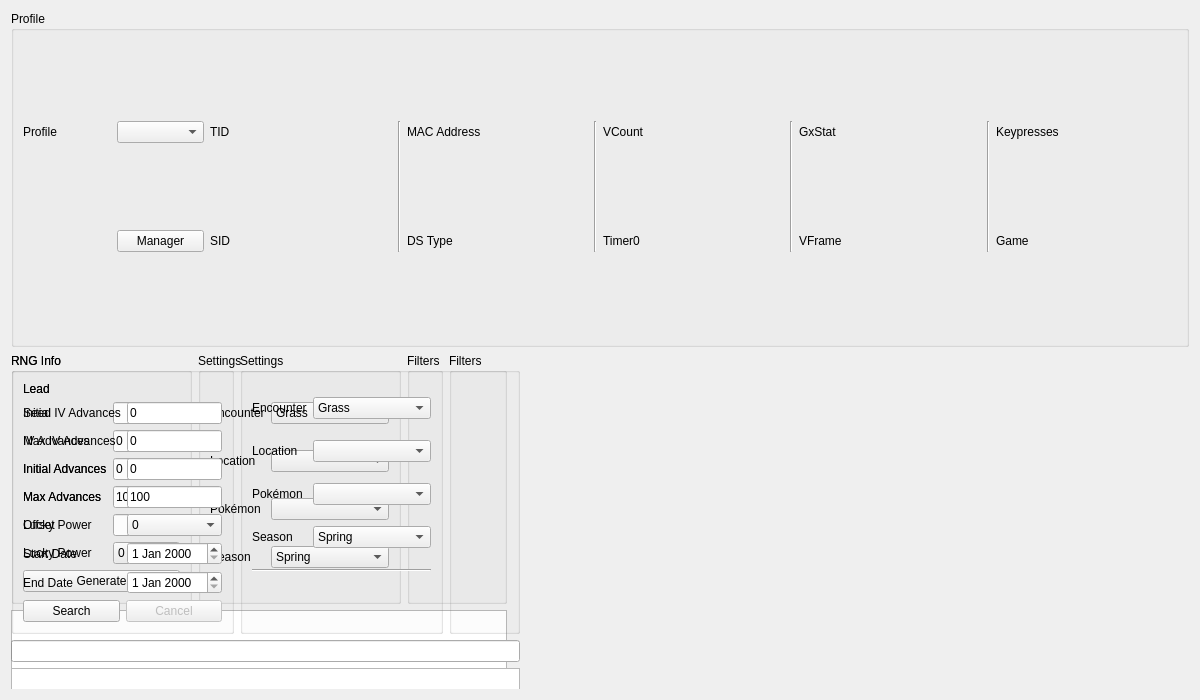
<?xml version="1.0" encoding="UTF-8"?>
<ui version="4.0">
 <class>Wild5</class>
 <widget class="QWidget" name="Wild5">
  <property name="geometry">
   <rect>
    <x>0</x>
    <y>0</y>
    <width>1200</width>
    <height>700</height>
   </rect>
  </property>
  <property name="windowTitle">
   <string>Gen 5 Wild</string>
  </property>
  <layout class="QGridLayout" name="gridLayout_8">
   <item row="0" column="0">
    <widget class="QGroupBox" name="groupBoxProfile">
     <property name="title">
      <string>Profile</string>
     </property>
     <layout class="QGridLayout" name="gridLayout_5">
      <item row="0" column="0">
       <widget class="QLabel" name="labelProfile">
        <property name="text">
         <string>Profile</string>
        </property>
       </widget>
      </item>
      <item row="0" column="1">
       <widget class="QComboBox" name="comboBoxProfiles"/>
      </item>
      <item row="1" column="1">
       <widget class="QPushButton" name="pushButtonProfileManager">
        <property name="text">
         <string>Manager</string>
        </property>
       </widget>
      </item>
      <item row="0" column="2">
       <widget class="QLabel" name="labelProfileTID">
        <property name="text">
         <string>TID</string>
        </property>
       </widget>
      </item>
      <item row="0" column="3">
       <widget class="QLabel" name="labelProfileTIDValue"/>
      </item>
      <item row="1" column="2">
       <widget class="QLabel" name="labelProfileSID">
        <property name="text">
         <string>SID</string>
        </property>
       </widget>
      </item>
      <item row="1" column="3">
       <widget class="QLabel" name="labelProfileSIDValue"/>
      </item>
      <item row="0" column="4" rowspan="2">
       <widget class="Line" name="line_4">
        <property name="orientation">
         <enum>Qt::Orientation::Vertical</enum>
        </property>
       </widget>
      </item>
      <item row="0" column="5">
       <widget class="QLabel" name="labelProfileMACAddress">
        <property name="text">
         <string>MAC Address</string>
        </property>
       </widget>
      </item>
      <item row="0" column="6">
       <widget class="QLabel" name="labelProfileMACAddressValue"/>
      </item>
      <item row="1" column="5">
       <widget class="QLabel" name="labelProfileDSType">
        <property name="text">
         <string>DS Type</string>
        </property>
       </widget>
      </item>
      <item row="1" column="6">
       <widget class="QLabel" name="labelProfileDSTypeValue"/>
      </item>
      <item row="0" column="7" rowspan="2">
       <widget class="Line" name="line_3">
        <property name="orientation">
         <enum>Qt::Orientation::Vertical</enum>
        </property>
       </widget>
      </item>
      <item row="0" column="8">
       <widget class="QLabel" name="labelProfileVCount">
        <property name="text">
         <string>VCount</string>
        </property>
       </widget>
      </item>
      <item row="0" column="9">
       <widget class="QLabel" name="labelProfileVCountValue"/>
      </item>
      <item row="1" column="8">
       <widget class="QLabel" name="labelProfileTimer0">
        <property name="text">
         <string>Timer0</string>
        </property>
       </widget>
      </item>
      <item row="1" column="9">
       <widget class="QLabel" name="labelProfileTimer0Value"/>
      </item>
      <item row="0" column="10" rowspan="2">
       <widget class="Line" name="line_2">
        <property name="orientation">
         <enum>Qt::Orientation::Vertical</enum>
        </property>
       </widget>
      </item>
      <item row="0" column="11">
       <widget class="QLabel" name="labelProfileGxStat">
        <property name="text">
         <string>GxStat</string>
        </property>
       </widget>
      </item>
      <item row="0" column="12">
       <widget class="QLabel" name="labelProfileGxStatValue"/>
      </item>
      <item row="1" column="11">
       <widget class="QLabel" name="labelProfileVFrame">
        <property name="text">
         <string>VFrame</string>
        </property>
       </widget>
      </item>
      <item row="1" column="12">
       <widget class="QLabel" name="labelProfileVFrameValue"/>
      </item>
      <item row="0" column="13" rowspan="2">
       <widget class="Line" name="line">
        <property name="orientation">
         <enum>Qt::Orientation::Vertical</enum>
        </property>
       </widget>
      </item>
      <item row="0" column="14">
       <widget class="QLabel" name="labelProfileKeypresses">
        <property name="text">
         <string>Keypresses</string>
        </property>
       </widget>
      </item>
      <item row="0" column="15">
       <widget class="QLabel" name="labelProfileKeypressesValue"/>
      </item>
      <item row="1" column="14">
       <widget class="QLabel" name="labelProfileGame">
        <property name="text">
         <string>Game</string>
        </property>
       </widget>
      </item>
      <item row="1" column="15">
       <widget class="QLabel" name="labelProfileGameValue"/>
      </item>
     </layout>
    </widget>
   </item>
   <item row="1" column="0">
    <widget class="RNGTabWidget" name="tabRNGSelector" native="true">
     <widget class="QWidget" name="tabGenerator">
      <property name="geometry">
       <rect>
        <x>0</x>
        <y>0</y>
        <width>496</width>
        <height>450</height>
       </rect>
      </property>
      <layout class="QGridLayout" name="gridLayout_12">
       <item row="0" column="0">
        <widget class="QGroupBox" name="groupBoxGeneratorRNGInfo">
         <property name="sizePolicy">
          <sizepolicy hsizetype="Preferred" vsizetype="Preferred">
           <horstretch>1</horstretch>
           <verstretch>0</verstretch>
          </sizepolicy>
         </property>
         <property name="title">
          <string>RNG Info</string>
         </property>
         <layout class="QGridLayout" name="gridLayout_6">
          <item row="0" column="0">
           <widget class="QLabel" name="labelGeneratorLead">
            <property name="text">
             <string>Lead</string>
            </property>
           </widget>
          </item>
          <item row="0" column="1">
           <widget class="ComboMenu" name="comboMenuGeneratorLead" native="true"/>
          </item>
          <item row="1" column="0">
           <widget class="QLabel" name="labelGeneratorSeed">
            <property name="text">
             <string>Seed</string>
            </property>
           </widget>
          </item>
          <item row="1" column="1">
           <widget class="TextBox" name="textBoxGeneratorSeed"/>
          </item>
          <item row="2" column="0">
           <widget class="QLabel" name="labelGeneratorIVAdvances">
            <property name="text">
             <string>IV Advances</string>
            </property>
           </widget>
          </item>
          <item row="2" column="1">
           <widget class="TextBox" name="textBoxGeneratorIVAdvances">
            <property name="text">
             <string>0</string>
            </property>
           </widget>
          </item>
          <item row="3" column="0">
           <widget class="QLabel" name="labelGeneratorInitialAdvances">
            <property name="text">
             <string>Initial Advances</string>
            </property>
           </widget>
          </item>
          <item row="3" column="1">
           <widget class="TextBox" name="textBoxGeneratorInitialAdvances">
            <property name="text">
             <string notr="true">0</string>
            </property>
           </widget>
          </item>
          <item row="4" column="0">
           <widget class="QLabel" name="labelGeneratorMaxAdvances">
            <property name="text">
             <string>Max Advances</string>
            </property>
           </widget>
          </item>
          <item row="4" column="1">
           <widget class="TextBox" name="textBoxGeneratorMaxAdvances">
            <property name="text">
             <string notr="true">100000</string>
            </property>
           </widget>
          </item>
          <item row="5" column="0">
           <widget class="QLabel" name="labelGeneratorOffset">
            <property name="text">
             <string>Offset</string>
            </property>
           </widget>
          </item>
          <item row="5" column="1">
           <widget class="TextBox" name="textBoxGeneratorOffset"/>
          </item>
          <item row="6" column="0">
           <widget class="QLabel" name="labelGeneratorLuckyPower">
            <property name="text">
             <string>Lucky Power</string>
            </property>
           </widget>
          </item>
          <item row="6" column="1">
           <widget class="ComboBox" name="comboBoxGeneratorLuckyPower">
            <item>
             <property name="text">
              <string notr="true">0</string>
             </property>
            </item>
            <item>
             <property name="text">
              <string notr="true">1</string>
             </property>
            </item>
            <item>
             <property name="text">
              <string notr="true">2</string>
             </property>
            </item>
            <item>
             <property name="text">
              <string notr="true">3</string>
             </property>
            </item>
            <item>
             <property name="text">
              <string>S/MAX</string>
             </property>
            </item>
           </widget>
          </item>
          <item row="7" column="0" colspan="2">
           <widget class="QPushButton" name="pushButtonGenerate">
            <property name="text">
             <string>Generate</string>
            </property>
           </widget>
          </item>
         </layout>
        </widget>
       </item>
       <item row="0" column="1">
        <widget class="QGroupBox" name="groupBoxGeneratorSettings">
         <property name="sizePolicy">
          <sizepolicy hsizetype="Preferred" vsizetype="Preferred">
           <horstretch>2</horstretch>
           <verstretch>0</verstretch>
          </sizepolicy>
         </property>
         <property name="title">
          <string>Settings</string>
         </property>
         <layout class="QGridLayout" name="gridLayout_7">
          <item row="0" column="0">
           <widget class="QLabel" name="labelGeneratorEncounter">
            <property name="text">
             <string>Encounter</string>
            </property>
           </widget>
          </item>
          <item row="0" column="1">
           <widget class="ComboBox" name="comboBoxGeneratorEncounter">
            <item>
             <property name="text">
              <string>Grass</string>
             </property>
            </item>
            <item>
             <property name="text">
              <string>Dark Grass</string>
             </property>
            </item>
            <item>
             <property name="text">
              <string>Rustling Grass</string>
             </property>
            </item>
            <item>
             <property name="text">
              <string>Surfing</string>
             </property>
            </item>
            <item>
             <property name="text">
              <string>Rippling Surfing</string>
             </property>
            </item>
            <item>
             <property name="text">
              <string>Fishing</string>
             </property>
            </item>
            <item>
             <property name="text">
              <string>Rippling Fishing</string>
             </property>
            </item>
           </widget>
          </item>
          <item row="1" column="0">
           <widget class="QLabel" name="labelGeneratorLocation">
            <property name="text">
             <string>Location</string>
            </property>
           </widget>
          </item>
          <item row="1" column="1">
           <widget class="ComboBoxProxy" name="comboBoxGeneratorLocation"/>
          </item>
          <item row="2" column="0">
           <widget class="QLabel" name="labelGeneratorPokemon">
            <property name="text">
             <string>Pokémon</string>
            </property>
           </widget>
          </item>
          <item row="2" column="1">
           <widget class="ComboBox" name="comboBoxGeneratorPokemon"/>
          </item>
          <item row="3" column="0">
           <widget class="QLabel" name="labelGeneratorSeason">
            <property name="text">
             <string>Season</string>
            </property>
           </widget>
          </item>
          <item row="3" column="1">
           <widget class="QComboBox" name="comboBoxGeneratorSeason">
            <item>
             <property name="text">
              <string>Spring</string>
             </property>
            </item>
            <item>
             <property name="text">
              <string>Summer</string>
             </property>
            </item>
            <item>
             <property name="text">
              <string>Autumn</string>
             </property>
            </item>
            <item>
             <property name="text">
              <string>Winter</string>
             </property>
            </item>
           </widget>
          </item>
         </layout>
        </widget>
       </item>
       <item row="0" column="2">
        <widget class="QGroupBox" name="groupBoxGeneratorFilters">
         <property name="sizePolicy">
          <sizepolicy hsizetype="Preferred" vsizetype="Preferred">
           <horstretch>4</horstretch>
           <verstretch>0</verstretch>
          </sizepolicy>
         </property>
         <property name="title">
          <string>Filters</string>
         </property>
         <layout class="QGridLayout" name="gridLayout">
          <item row="0" column="0" rowspan="2">
           <widget class="Filter" name="filterGenerator" native="true"/>
          </item>
         </layout>
        </widget>
       </item>
       <item row="1" column="0" colspan="3">
        <widget class="TableView" name="tableViewGenerator"/>
       </item>
      </layout>
     </widget>
     <widget class="QWidget" name="tabSearcher">
      <property name="geometry">
       <rect>
        <x>0</x>
        <y>0</y>
        <width>509</width>
        <height>510</height>
       </rect>
      </property>
      <layout class="QGridLayout" name="gridLayout_3">
       <item row="0" column="0">
        <widget class="QGroupBox" name="groupBoxSearcherRNGInfo">
         <property name="sizePolicy">
          <sizepolicy hsizetype="Preferred" vsizetype="Preferred">
           <horstretch>1</horstretch>
           <verstretch>0</verstretch>
          </sizepolicy>
         </property>
         <property name="title">
          <string>RNG Info</string>
         </property>
         <layout class="QGridLayout" name="gridLayout_2">
          <item row="0" column="0">
           <widget class="QLabel" name="labelSearcherLead">
            <property name="text">
             <string>Lead</string>
            </property>
           </widget>
          </item>
          <item row="0" column="1">
           <widget class="ComboMenu" name="comboMenuSearcherLead" native="true"/>
          </item>
          <item row="1" column="0">
           <widget class="QLabel" name="labelSearcherInitialIVAdvances">
            <property name="text">
             <string>Initial IV Advances</string>
            </property>
           </widget>
          </item>
          <item row="1" column="1">
           <widget class="TextBox" name="textBoxSearcherInitialIVAdvances">
            <property name="text">
             <string>0</string>
            </property>
           </widget>
          </item>
          <item row="2" column="0">
           <widget class="QLabel" name="labelSearcherMaxIVAdvances">
            <property name="text">
             <string>Max IV Advances</string>
            </property>
           </widget>
          </item>
          <item row="2" column="1">
           <widget class="TextBox" name="textBoxSearcherMaxIVAdvances">
            <property name="text">
             <string>0</string>
            </property>
           </widget>
          </item>
          <item row="3" column="0">
           <widget class="QLabel" name="labelSearcherInitialAdvances">
            <property name="text">
             <string>Initial Advances</string>
            </property>
           </widget>
          </item>
          <item row="3" column="1">
           <widget class="TextBox" name="textBoxSearcherInitialAdvances">
            <property name="text">
             <string>0</string>
            </property>
           </widget>
          </item>
          <item row="4" column="0">
           <widget class="QLabel" name="labelSearcherMaxAdvances">
            <property name="text">
             <string>Max Advances</string>
            </property>
           </widget>
          </item>
          <item row="4" column="1">
           <widget class="TextBox" name="textBoxSearcherMaxAdvances">
            <property name="text">
             <string notr="true">100</string>
            </property>
           </widget>
          </item>
          <item row="5" column="0">
           <widget class="QLabel" name="labelSearcherLuckyPower">
            <property name="text">
             <string>Lucky Power</string>
            </property>
           </widget>
          </item>
          <item row="5" column="1">
           <widget class="ComboBox" name="comboBoxSearcherLuckyPower">
            <item>
             <property name="text">
              <string notr="true">0</string>
             </property>
            </item>
            <item>
             <property name="text">
              <string notr="true">1</string>
             </property>
            </item>
            <item>
             <property name="text">
              <string notr="true">2</string>
             </property>
            </item>
            <item>
             <property name="text">
              <string notr="true">3</string>
             </property>
            </item>
            <item>
             <property name="text">
              <string>S/MAX</string>
             </property>
            </item>
           </widget>
          </item>
          <item row="6" column="0">
           <widget class="QLabel" name="labelSearcherStartDate">
            <property name="text">
             <string>Start Date</string>
            </property>
           </widget>
          </item>
          <item row="6" column="1">
           <widget class="DateEdit" name="dateEditSearcherStartDate"/>
          </item>
          <item row="7" column="0">
           <widget class="QLabel" name="labelSearcherEndDate">
            <property name="text">
             <string>End Date</string>
            </property>
           </widget>
          </item>
          <item row="7" column="1">
           <widget class="DateEdit" name="dateEditSearcherEndDate"/>
          </item>
          <item row="8" column="0" colspan="2">
           <layout class="QHBoxLayout" name="horizontalLayout">
            <item>
             <widget class="QPushButton" name="pushButtonSearch">
              <property name="text">
               <string>Search</string>
              </property>
             </widget>
            </item>
            <item>
             <widget class="QPushButton" name="pushButtonCancel">
              <property name="enabled">
               <bool>false</bool>
              </property>
              <property name="text">
               <string>Cancel</string>
              </property>
             </widget>
            </item>
           </layout>
          </item>
         </layout>
        </widget>
       </item>
       <item row="0" column="1">
        <widget class="QGroupBox" name="groupBoxSearcherSettings">
         <property name="sizePolicy">
          <sizepolicy hsizetype="Preferred" vsizetype="Preferred">
           <horstretch>2</horstretch>
           <verstretch>0</verstretch>
          </sizepolicy>
         </property>
         <property name="title">
          <string>Settings</string>
         </property>
         <layout class="QGridLayout" name="gridLayout_9">
          <item row="0" column="0">
           <widget class="QLabel" name="labelSearcherEncounter">
            <property name="text">
             <string>Encounter</string>
            </property>
           </widget>
          </item>
          <item row="0" column="1" colspan="2">
           <widget class="ComboBox" name="comboBoxSearcherEncounter">
            <item>
             <property name="text">
              <string>Grass</string>
             </property>
            </item>
            <item>
             <property name="text">
              <string>Dark Grass</string>
             </property>
            </item>
            <item>
             <property name="text">
              <string>Rustling Grass</string>
             </property>
            </item>
            <item>
             <property name="text">
              <string>Surfing</string>
             </property>
            </item>
            <item>
             <property name="text">
              <string>Rippling Surfing</string>
             </property>
            </item>
            <item>
             <property name="text">
              <string>Fishing</string>
             </property>
            </item>
            <item>
             <property name="text">
              <string>Rippling Fishing</string>
             </property>
            </item>
           </widget>
          </item>
          <item row="1" column="0">
           <widget class="QLabel" name="labelSearcherLocation">
            <property name="text">
             <string>Location</string>
            </property>
           </widget>
          </item>
          <item row="1" column="1" colspan="2">
           <widget class="ComboBoxProxy" name="comboBoxSearcherLocation"/>
          </item>
          <item row="2" column="0">
           <widget class="QLabel" name="labelSearcherPokemon">
            <property name="text">
             <string>Pokémon</string>
            </property>
           </widget>
          </item>
          <item row="2" column="1" colspan="2">
           <widget class="ComboBox" name="comboBoxSearcherPokemon"/>
          </item>
          <item row="3" column="0">
           <widget class="QLabel" name="labelSearcherSeason">
            <property name="text">
             <string>Season</string>
            </property>
           </widget>
          </item>
          <item row="3" column="1" colspan="2">
           <widget class="QComboBox" name="comboBoxSearcherSeason">
            <item>
             <property name="text">
              <string>Spring</string>
             </property>
            </item>
            <item>
             <property name="text">
              <string>Summer</string>
             </property>
            </item>
            <item>
             <property name="text">
              <string>Autumn</string>
             </property>
            </item>
            <item>
             <property name="text">
              <string>Winter</string>
             </property>
            </item>
           </widget>
          </item>
          <item row="4" column="0" colspan="3">
           <widget class="Line" name="line_5">
            <property name="orientation">
             <enum>Qt::Orientation::Horizontal</enum>
            </property>
           </widget>
          </item>
          <item row="5" column="0" colspan="3">
           <widget class="QLabel" name="labelIVFastSearch">
            <property name="sizePolicy">
             <sizepolicy hsizetype="Preferred" vsizetype="Fixed">
              <horstretch>0</horstretch>
              <verstretch>0</verstretch>
             </sizepolicy>
            </property>
            <property name="text">
             <string/>
            </property>
           </widget>
          </item>
         </layout>
        </widget>
       </item>
       <item row="0" column="2">
        <widget class="QGroupBox" name="groupBoxSearcherFilters">
         <property name="sizePolicy">
          <sizepolicy hsizetype="Preferred" vsizetype="Preferred">
           <horstretch>4</horstretch>
           <verstretch>0</verstretch>
          </sizepolicy>
         </property>
         <property name="title">
          <string>Filters</string>
         </property>
         <layout class="QGridLayout" name="gridLayout_4">
          <item row="0" column="0" rowspan="2">
           <widget class="Filter" name="filterSearcher" native="true"/>
          </item>
         </layout>
        </widget>
       </item>
       <item row="1" column="0" colspan="3">
        <widget class="QProgressBar" name="progressBar"/>
       </item>
       <item row="2" column="0" colspan="3">
        <widget class="TableView" name="tableViewSearcher">
         <property name="sortingEnabled">
          <bool>true</bool>
         </property>
        </widget>
       </item>
      </layout>
     </widget>
    </widget>
   </item>
  </layout>
 </widget>
 <customwidgets>
  <customwidget>
   <class>TextBox</class>
   <extends>QLineEdit</extends>
   <header>Form/Controls/TextBox.hpp</header>
  </customwidget>
  <customwidget>
   <class>TableView</class>
   <extends>QTableView</extends>
   <header>Form/Controls/TableView.hpp</header>
  </customwidget>
  <customwidget>
   <class>Filter</class>
   <extends>QWidget</extends>
   <header>Form/Controls/Filter.hpp</header>
   <container>1</container>
  </customwidget>
  <customwidget>
   <class>ComboBoxProxy</class>
   <extends>QComboBox</extends>
   <header>Form/Controls/ComboBoxProxy.hpp</header>
   <container>1</container>
  </customwidget>
  <customwidget>
   <class>RNGTabWidget</class>
   <extends>QWidget</extends>
   <header>Form/Controls/RNGTabWidget.hpp</header>
   <container>1</container>
  </customwidget>
  <customwidget>
   <class>ComboBox</class>
   <extends>QComboBox</extends>
   <header>Form/Controls/ComboBox.hpp</header>
  </customwidget>
  <customwidget>
   <class>DateEdit</class>
   <extends>QDateEdit</extends>
   <header>Form/Controls/DateEdit.hpp</header>
  </customwidget>
  <customwidget>
   <class>ComboMenu</class>
   <extends>QWidget</extends>
   <header>Form/Controls/ComboMenu.hpp</header>
  </customwidget>
 </customwidgets>
 <tabstops>
  <tabstop>comboBoxProfiles</tabstop>
  <tabstop>pushButtonProfileManager</tabstop>
  <tabstop>tabRNGSelector</tabstop>
  <tabstop>comboMenuGeneratorLead</tabstop>
  <tabstop>textBoxGeneratorSeed</tabstop>
  <tabstop>textBoxGeneratorIVAdvances</tabstop>
  <tabstop>textBoxGeneratorInitialAdvances</tabstop>
  <tabstop>textBoxGeneratorMaxAdvances</tabstop>
  <tabstop>textBoxGeneratorOffset</tabstop>
  <tabstop>comboBoxGeneratorLuckyPower</tabstop>
  <tabstop>pushButtonGenerate</tabstop>
  <tabstop>comboBoxGeneratorEncounter</tabstop>
  <tabstop>comboBoxGeneratorLocation</tabstop>
  <tabstop>comboBoxGeneratorPokemon</tabstop>
  <tabstop>comboBoxGeneratorSeason</tabstop>
  <tabstop>tableViewGenerator</tabstop>
  <tabstop>comboMenuSearcherLead</tabstop>
  <tabstop>textBoxSearcherInitialIVAdvances</tabstop>
  <tabstop>textBoxSearcherMaxIVAdvances</tabstop>
  <tabstop>textBoxSearcherInitialAdvances</tabstop>
  <tabstop>textBoxSearcherMaxAdvances</tabstop>
  <tabstop>comboBoxSearcherLuckyPower</tabstop>
  <tabstop>dateEditSearcherStartDate</tabstop>
  <tabstop>dateEditSearcherEndDate</tabstop>
  <tabstop>pushButtonSearch</tabstop>
  <tabstop>pushButtonCancel</tabstop>
  <tabstop>comboBoxSearcherEncounter</tabstop>
  <tabstop>comboBoxSearcherLocation</tabstop>
  <tabstop>comboBoxSearcherPokemon</tabstop>
  <tabstop>comboBoxSearcherSeason</tabstop>
  <tabstop>tableViewSearcher</tabstop>
 </tabstops>
 <resources/>
 <connections/>
</ui>
